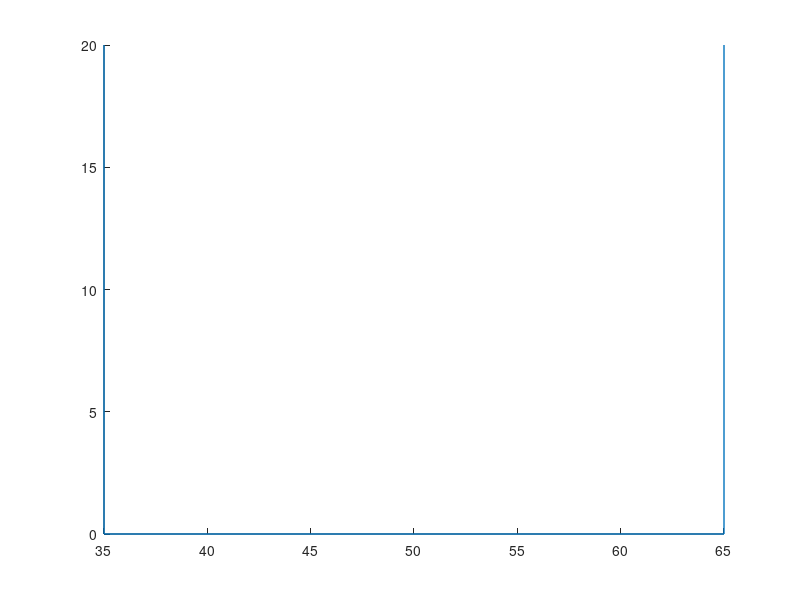

MATLAB code to generate this figure:
function [  ] = site(  )
%site draw a park site
line([35,35],[0,20],'lineWidth',1);
line([65,65],[0,20],'lineWidth',1);
line([35,65],[0,00],'lineWidth',1);
end

